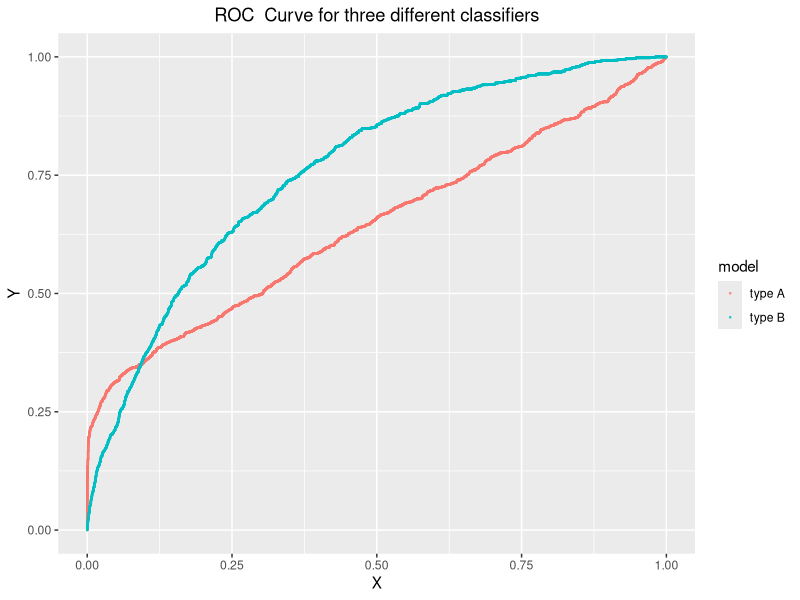
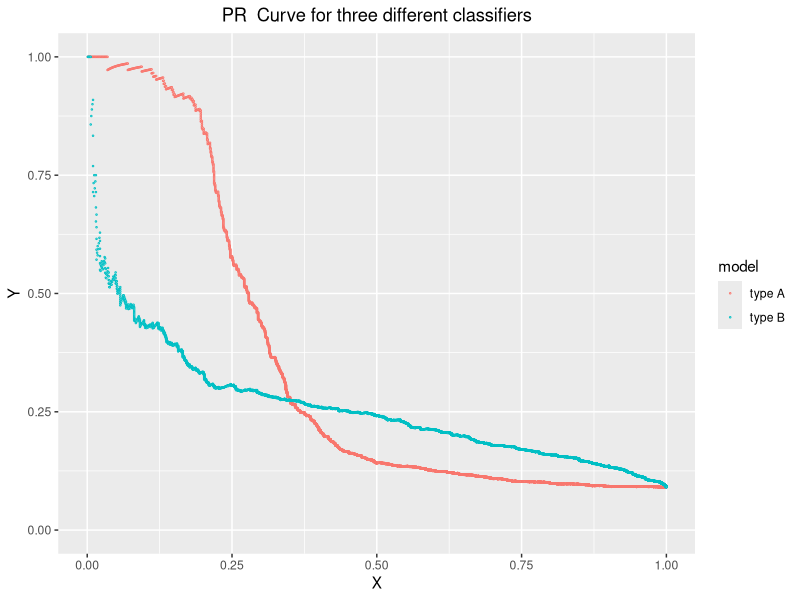
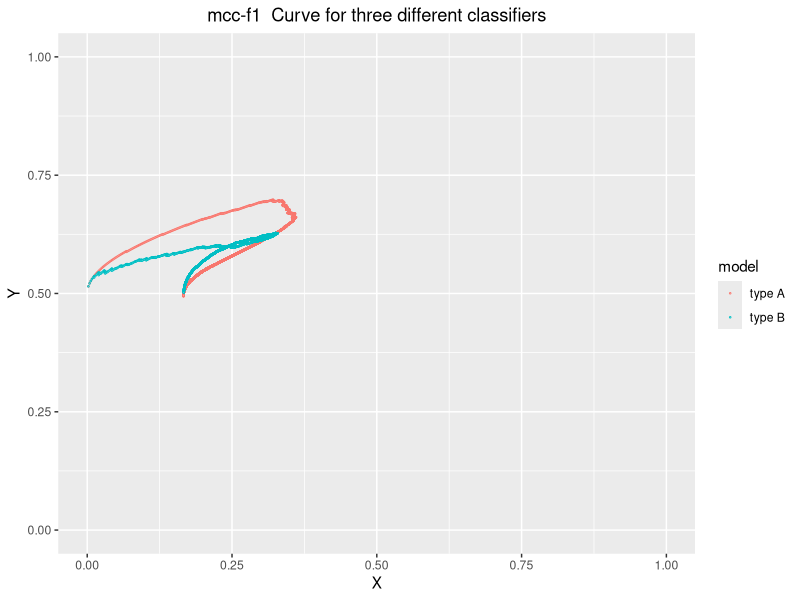
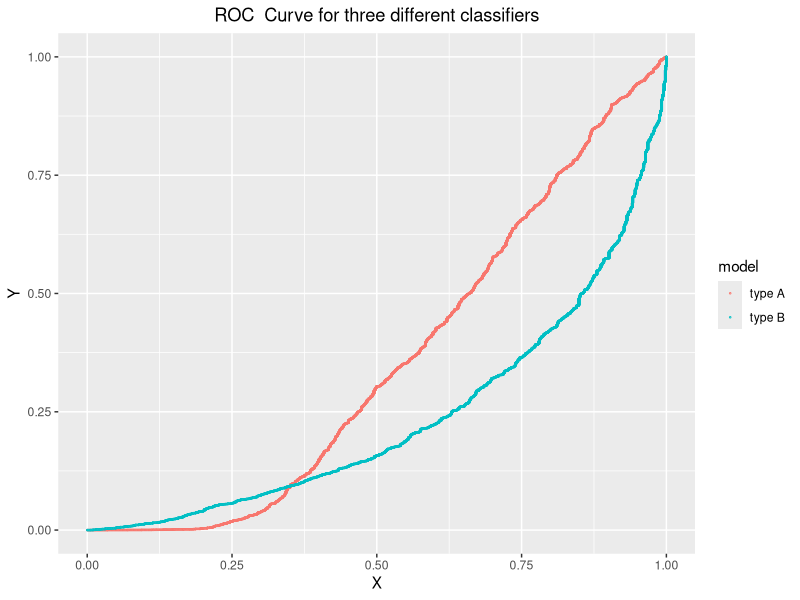
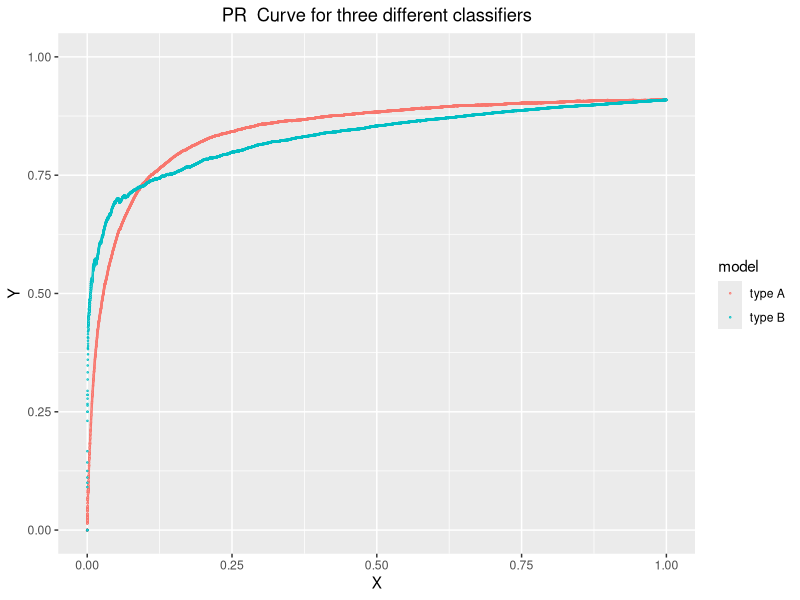
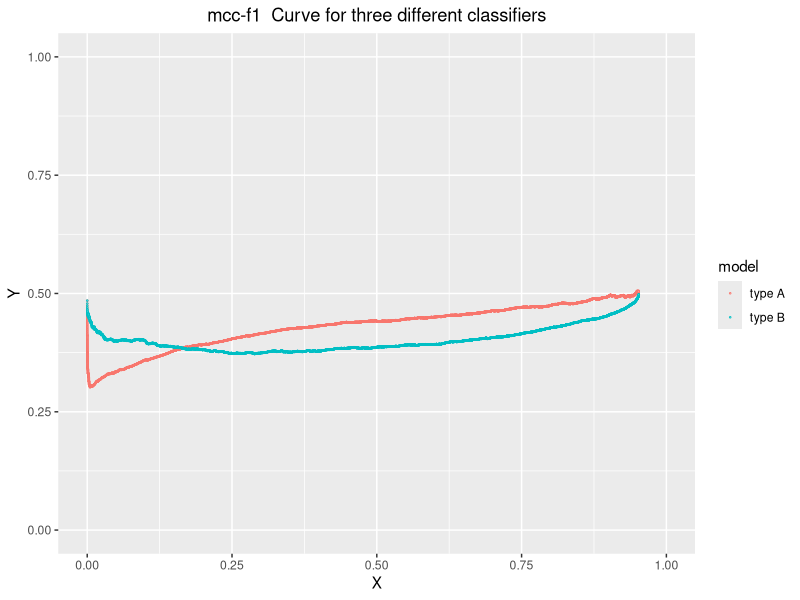

Write the R code that produced these figures, in order.
## ---- chunk 1
# real binary outcomes
real_value = c(rep(1, 1000), rep(0, 10000))
real_value_reversed = c(rep(0, 1000), rep(1, 10000))
# classifier A: good early retrieval performance
predicted_value_A = c(rbeta(300, 9, 2), rbeta(700, 2, 4), rbeta(10000, 2, 4))
# classifier B:
predicted_value_B = c(rbeta(600, 4, 3), rbeta(400, 3, 4), rbeta(10000, 2, 4))
df <- cbind.data.frame(real_value, predicted_value_A, predicted_value_B)
## ---- chunk 2
library(ROCR)
library(ggplot2)

classification_result <- function (real, prediction){
  
pred <- prediction(prediction, real)
perf <- performance(pred, measure = "tpr", x.measure = "fpr")
# TPR
tpr <- attr(perf, "y.values")[[1]]
# FPR
fpr <- attr(perf, "x.values")[[1]]
# PR curve
perf <- performance(pred, measure = "prec", x.measure = "rec")
# precision
precision <- attr(perf, "y.values")[[1]]
# recall
recall <- attr(perf, "x.values")[[1]]
# mcc-f1
perf <- performance(pred, measure = "mat", x.measure = "f")
# mcc
mcc <- attr(perf, "y.values")[[1]]
# normalised mcc: [-1, 1] to [0, 1]
mcc.nor <- (mcc + 1)/2
# f score
f <- attr(perf, "x.values")[[1]]   
# thresholds
thresholds <- attr(perf, "alpha.values")[[1]]
# auc
auc <- attr(performance(pred, "auc"), "y.values")[[1]]
# mcc_f1 metric
# get rid of NaN values
mcc.nor_truncated <- mcc.nor[2: (length(mcc.nor)-1)]
f_truncated <- f[2: (length(f)-1)]
# new metric based on distance
# distance_total_sum <- 0
# for (i in 1:length(mcc.nor_truncated)){
#   d <- sqrt((mcc.nor_truncated[i]-1)^2 + (f_truncated[i]-1)^2)
#   distance_total_sum <- distance_total_sum + d
# }
# metric <- 1 - (distance_total_sum/length(mcc.nor_truncated))/sqrt(2)

total_sum <- 0
num <- 100
c <- (max(mcc.nor_truncated)-min(mcc.nor_truncated))/num
for (i in 1:num){
  # find all the points with mcc between c and c*i
  pos1 <- which(mcc.nor_truncated >= min(mcc.nor_truncated)+(i-1)*c)
  pos2 <- which(mcc.nor_truncated <= min(mcc.nor_truncated)+i*c)
  pos <- c()
  for (m in pos1){
    if  (m %in% pos2){
      pos <- c(pos, m)
    }
  }
  sum <- 0
  for (j in pos){
    d <- sqrt((mcc.nor_truncated[j]-1)^2 + (f_truncated[j]-1)^2)
    sum <- sum + d
  }
  total_sum <- total_sum + sum/length(pos)
}



metric <- 1 - (total_sum/num)/sqrt(2)

# finding the best threshold (closest to (1,1))
distance = c()
for (i in (1:length(mcc.nor))){
  distance <- c(distance, sqrt((1-mcc.nor[i])^2 + (1-f[i])^2))
}

cut <- thresholds[match(min(distance, na.rm = T), distance)]

output <-cbind.data.frame(tpr, fpr, precision, recall, mcc.nor, f, auc, metric, cut)
  return(output)
}
tpr_index = 1
fpr_index = 2
precision_index = 3
recall_index = 4 
mcc.nor_index = 5 
f_score_index = 6
auc_index = 7
metric_index = 8
cut_indxt = 9
## ---- chunk 3
# real is the real value(vector); 
# prediction is the predictions of classifiers(dataset with multiple columns and each column stands for the prediction under a classifier)
# metric_index is a two-element vector. the first element is the index of the metric that should be x axis, and the second element is the index of the metric that should be on y axis
# model is a vector of the name of of the models
# type of curve is a string. e.g "ROC"

classification_plot <- function(real, prediction, metric_index, model_name, type_of_curve){
  num_of_classifiers = ncol(prediction)
  list_of_metrics = list()
  num = 1
  while (num <= num_of_classifiers){
    metrics <- classification_result(real, prediction[, num])
    list_of_metrics[[length(list_of_metrics) + 1]] <- metrics
    num = num + 1
  }
  
  x_value <- c()
  y_value <- c()
  length_of_metrics <- c()
  num = 1
  while (num <= num_of_classifiers){
    x_value <- c(x_value, list_of_metrics[[num]][, metric_index[1]])
    y_value <- c(y_value, list_of_metrics[[num]][, metric_index[2]])
    length_of_metrics <- c(length_of_metrics, length(list_of_metrics[[num]][, metric_index[1]]))
    num = num + 1
  }
  
  df <- data.frame(X = x_value, Y= y_value, model = rep(model_name, times = length_of_metrics))
  
  ggplot(df, aes(x=X, y=Y, group = model, color = model, ymin=0, ymax=1, xmin=0, xmax=1 )) + geom_point(size = 0.2, shape = 21, fill="white")+
  ggtitle(paste(type_of_curve, " Curve for three different classifiers")) + 
  theme(plot.title=element_text(hjust=0.5))
  
}



## ---- chunk 4
real = real_value
prediction = cbind(predicted_value_A, predicted_value_B)
model_name= c("type A", "type B")

# ROC 
classification_plot(real, prediction, c(fpr_index, tpr_index), model_name, "ROC")
# PR
classification_plot(real, prediction, c(recall_index, precision_index), model_name, "PR")
# mcc-f1
classification_plot(real, prediction, c(f_score_index, mcc.nor_index), model_name, "mcc-f1")

## ---- chunk 5
real = real_value_reversed
prediction = cbind(predicted_value_A, predicted_value_B)
model_name= c("type A", "type B")

# ROC 
classification_plot(real, prediction, c(fpr_index, tpr_index), model_name, "ROC")
# PR
classification_plot(real, prediction, c(recall_index, precision_index), model_name, "PR")
classification_plot(real, prediction, c(f_score_index, mcc.nor_index), model_name, "mcc-f1")
